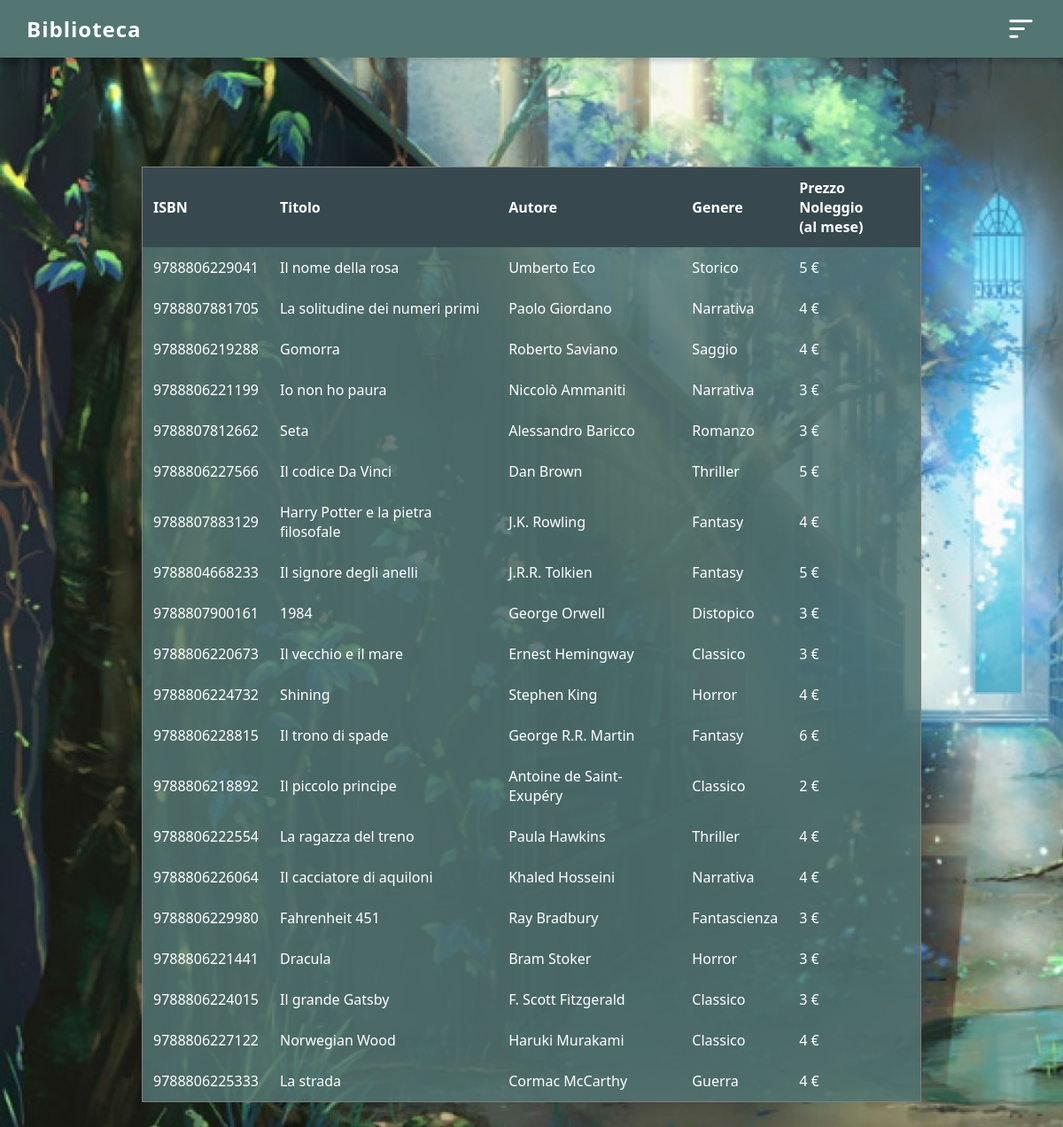
The page /pages/visualizzaLibri.php on the database its author committed.
### tables this page shows
CREATE TABLE `libri` (
  `isbn` varchar(13) NOT NULL,
  `titolo` varchar(254) NOT NULL,
  `autore` varchar(254) NOT NULL,
  `genere` varchar(32) NOT NULL,
  `prezzo` int(11) NOT NULL COMMENT 'prezzo al mese',
  `data_aggiunta` date NOT NULL DEFAULT current_timestamp(),
  `libroID` int(11) NOT NULL
);

### pages/visualizzaLibri.php (the view, shortened to what this page needs)
<html>
    <head>
        <link rel="stylesheet" href="../css/navbarStyle.css">
        <link rel="stylesheet" href="../css/visualizzazioneStyle.css">
    </head>
    <body>
        <div class="navbar">
            <p id="navTitle"> Biblioteca </p>
            <div id="menuIcon" onclick="slideBarra()"> </div>
        </div>
         <div class="content">
            <?php
                include("../php/connessioneDatabase.php");
                $query = "SELECT isbn, titolo, autore, genere, prezzo FROM libri";
                $result = $conn->query($query);
                if ($result->num_rows > 0) {
                    echo "<table border='1'>
                            <thead>
                            <tr>
                                <th>ISBN</th>
                                <th>Titolo</th>
                                <th>Autore</th>
                                <th>Genere</th>
                                <th> Prezzo Noleggio <br> (al mese) </th>
                            </tr>
                            </thead>";
                    while($row = $result->fetch_assoc()) {
                        echo "<tr>
                                <td>" . $row["isbn"]. "</td>
                                <td>" . $row["titolo"]. "</td>
                                <td>" . $row["autore"]. "</td>
                                <td>" . $row["genere"]. "</td>
                                <td> " . $row["prezzo"]. " € </td>
                            </tr>";
                    }
                    echo "</table>";
                }
            ?>
        </div>
    </body>
</html>

### css/navbarStyle.css (style rules this page uses)
* { margin: 0; padding: 0; box-sizing: border-box; }
body { font-family: 'Segoe UI', Tahoma, Geneva, Verdana, sans-serif; min-height: 100vh; }
.navbar { background-color: #537673; padding: 15px 30px; display: flex; justify-content: space-between; align-items: center; box-shadow: 0 4px 6px rgba(0, 0, 0, 0.15); position:sticky; top: 0; margin-top: -20px; z-index: 1001; }
#navTitle { color: #fff; font-size: 24px; font-weight: bold; letter-spacing: 1px; }
#menuIcon { width: 35px; height: 35px; cursor: pointer; position: relative; background-image: url("../img/menuIcon.svg"); background-size: contain; background-repeat: no-repeat; }

### css/visualizzazioneStyle.css (style rules this page uses)
body { background-image:url(../img/wallpaper.jpg); background-size: cover; background-repeat: no-repeat; background-attachment: fixed; }
.content { width: 80%; height: fit-content; margin: 0 auto; padding: 5vh; position: absolute; top:10%; left:10%; color: white; }
table { width: 100%; border-collapse: collapse; margin-top: 20px; background-color: #537673da; }
td, th { padding: 12px; text-align: left; color: white; border: none; }
thead { background-color: rgb(55, 73, 78); }

### rows shown on the page
libri: isbn "9788806229041", titolo "Il nome della rosa", autore "Umberto Eco", genere "Storico", prezzo "5"
libri: isbn "9788807881705", titolo "La solitudine dei numeri primi", autore "Paolo Giordano", genere "Narrativa", prezzo "4"
libri: isbn "9788806219288", titolo "Gomorra", autore "Roberto Saviano", genere "Saggio", prezzo "4"
libri: isbn "9788806221199", titolo "Io non ho paura", autore "Niccolò Ammaniti", genere "Narrativa", prezzo "3"
libri: isbn "9788807812662", titolo "Seta", autore "Alessandro Baricco", genere "Romanzo", prezzo "3"
libri: isbn "9788806227566", titolo "Il codice Da Vinci", autore "Dan Brown", genere "Thriller", prezzo "5"
libri: isbn "9788807883129", titolo "Harry Potter e la pietra filosofale", autore "J.K. Rowling", genere "Fantasy", prezzo "4"
libri: isbn "9788804668233", titolo "Il signore degli anelli", autore "J.R.R. Tolkien", genere "Fantasy", prezzo "5"
libri: isbn "9788807900161", titolo "1984", autore "George Orwell", genere "Distopico", prezzo "3"
libri: isbn "9788806220673", titolo "Il vecchio e il mare", autore "Ernest Hemingway", genere "Classico", prezzo "3"
libri: isbn "9788806224732", titolo "Shining", autore "Stephen King", genere "Horror", prezzo "4"
libri: isbn "9788806228815", titolo "Il trono di spade", autore "George R.R. Martin", genere "Fantasy", prezzo "6"
libri: isbn "9788806218892", titolo "Il piccolo principe", autore "Antoine de Saint-Exupéry", genere "Classico", prezzo "2"
libri: isbn "9788806222554", titolo "La ragazza del treno", autore "Paula Hawkins", genere "Thriller", prezzo "4"
libri: isbn "9788806226064", titolo "Il cacciatore di aquiloni", autore "Khaled Hosseini", genere "Narrativa", prezzo "4"
libri: isbn "9788806229980", titolo "Fahrenheit 451", autore "Ray Bradbury", genere "Fantascienza", prezzo "3"
libri: isbn "9788806221441", titolo "Dracula", autore "Bram Stoker", genere "Horror", prezzo "3"
libri: isbn "9788806224015", titolo "Il grande Gatsby", autore "F. Scott Fitzgerald", genere "Classico", prezzo "3"
libri: isbn "9788806227122", titolo "Norwegian Wood", autore "Haruki Murakami", genere "Classico", prezzo "4"
libri: isbn "9788806225333", titolo "La strada", autore "Cormac McCarthy", genere "Guerra", prezzo "4"
